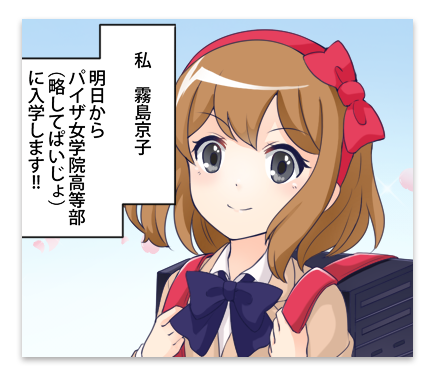
#> input picture paiza-machine-learning/spyproject/images/000.png, 435 x 375 px
$ python lesson2_2.py
#> lines starting #> are read from the running program, lines starting #| are printed output that depends on the picture
# -*- coding: utf-8 -*-
"""
Created on Sat Aug 25 23:10:07 2018

@author: yasushi
"""

import cv2
import numpy as np
from matplotlib import pyplot as plt

# ヒストグラムを描画
def plot_hist(img):
    img_hist = np.histogram(img.ravel(), 256, [0, 256])
    hist = img_hist[0]
    plt.bar(np.arange(256), hist)
    plt.show()

plot_hist(cv2.imread('../images/000.png', cv2.IMREAD_GRAYSCALE))
#> in plot_hist, `hist = img_hist[0]`: hist = 256 values, max 44543 at index 255, min 5 at index 44, mean 637.2
#> in plot_hist, `plt.show()`:
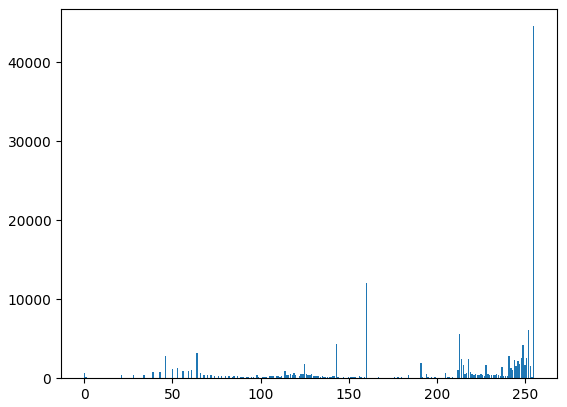
#> figure drawn by matplotlib, 1 panel; tallest bar 44543 high, from x = 254.6 to 255.4
plot_hist(cv2.imread('../images/001.png', cv2.IMREAD_GRAYSCALE))
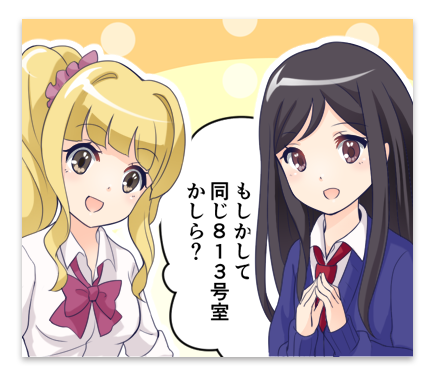
#> input picture paiza-machine-learning/spyproject/images/001.png, 435 x 375 px
plot_hist(cv2.imread('../images/002.png', cv2.IMREAD_GRAYSCALE))
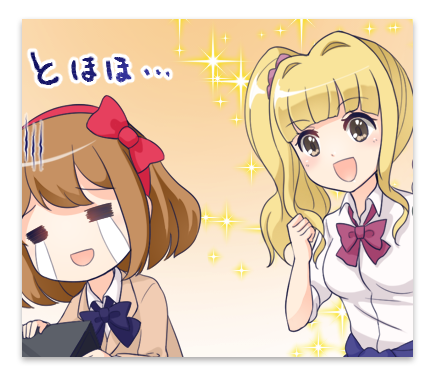
#> input picture paiza-machine-learning/spyproject/images/002.png, 435 x 375 px
#> in plot_hist (call 3), `hist = img_hist[0]`: hist = 256 values, max 24578 at index 255, min 0 at index 1, mean 637.2
#> in plot_hist (call 3), `plt.show()`:
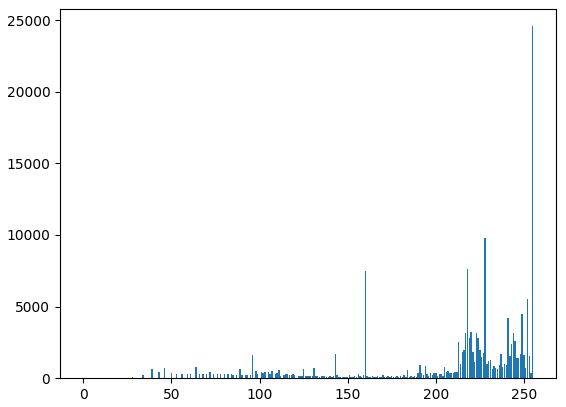
#> figure drawn by matplotlib, 1 panel; tallest bar 24578 high, from x = 254.6 to 255.4
